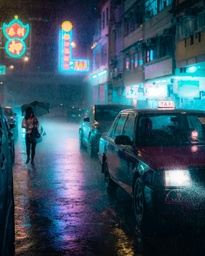
#> input picture cyber.jpg, 205 x 256 px, shrunk from 614 x 767 before the run
$ python lab6_task1.py
#> lines starting #> are read from the running program, lines starting #| are printed output that depends on the picture
from PIL import Image
im = Image.open('cyber.jpg')
#> im is the input picture: PIL image 205x256 RGB; mean R, G, B 56.4, 81.5, 97.8

def negative_image(pixel):
	return tuple(map(lambda a : 255 - a, pixel))

negative_list = map(negative_image, im.getdata())
im.putdata(list(negative_list))
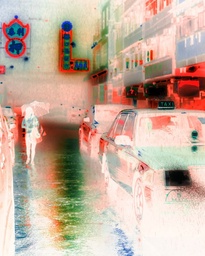
#> im: PIL image 205x256 RGB; mean R, G, B 198.6, 173.5, 157.2
im.save('negative.jpg')

im = Image.open('negative.jpg')
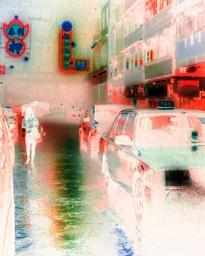
#> im: PIL image 205x256 RGB; mean R, G, B 198.3, 173.5, 157.2
negative_list = map(negative_image, im.getdata())
im.putdata(list(negative_list))
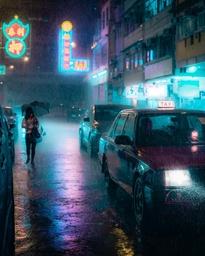
#> im: PIL image 205x256 RGB; mean R, G, B 56.7, 81.5, 97.8
im.save('negative_negative.jpg')

im = Image.open('negative_negative.jpg')
im.show()

$ run again, with 0.jpg copied over cyber.jpg
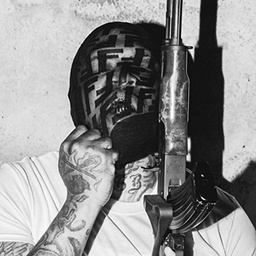
#> input picture 0.jpg, 256 x 256 px, shrunk from 500 x 500 before the run
#> im is the input picture: PIL image 256x256 RGB; min 0, max 255, mean 141.4
#> `im.putdata(list(negative_list))`:
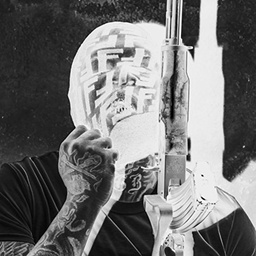
#> im: PIL image 256x256 RGB; min 0, max 255, mean 113.6

$ run again, with drive.jpg copied over cyber.jpg
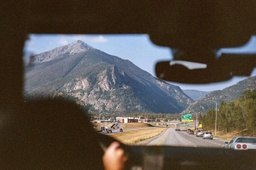
#> input picture drive.jpg, 256 x 170 px, shrunk from 1024 x 679 before the run
#> im is the input picture: PIL image 256x170 RGB; mean R, G, B 85.9, 77.9, 70.5
#> `im.putdata(list(negative_list))`:
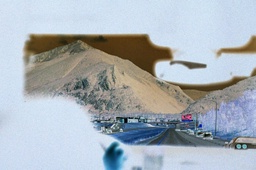
#> im: PIL image 256x170 RGB; mean R, G, B 169.1, 177.1, 184.5
